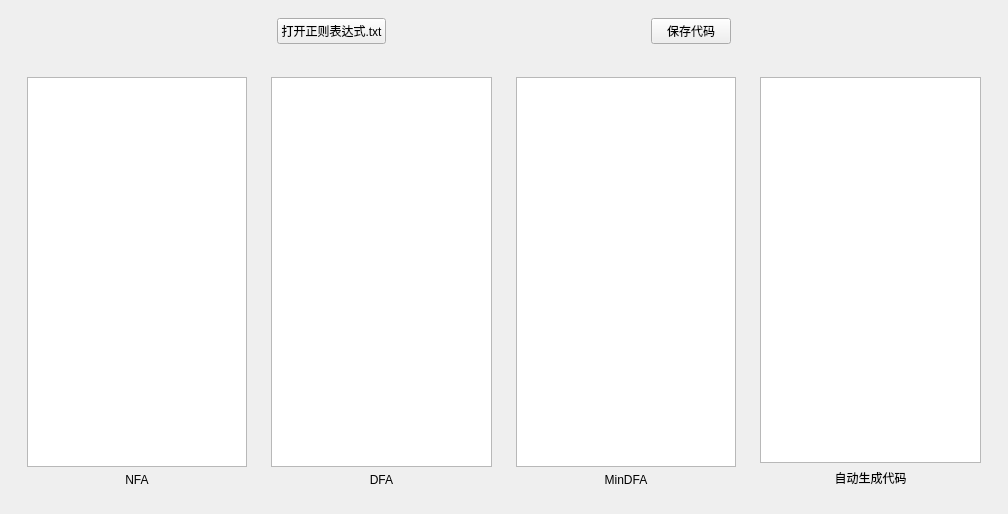
<?xml version="1.0" encoding="UTF-8"?>
<ui version="4.0">
 <class>MainWindow</class>
 <widget class="QMainWindow" name="MainWindow">
  <property name="geometry">
   <rect>
    <x>0</x>
    <y>0</y>
    <width>1008</width>
    <height>514</height>
   </rect>
  </property>
  <property name="windowTitle">
   <string>MainWindow</string>
  </property>
  <widget class="QWidget" name="centralwidget">
   <layout class="QVBoxLayout" name="verticalLayout">
    <item>
     <widget class="QWidget" name="widget" native="true">
      <layout class="QHBoxLayout" name="horizontalLayout">
       <item>
        <spacer name="horizontalSpacer_2">
         <property name="orientation">
          <enum>Qt::Horizontal</enum>
         </property>
         <property name="sizeHint" stdset="0">
          <size>
           <width>40</width>
           <height>20</height>
          </size>
         </property>
        </spacer>
       </item>
       <item>
        <widget class="QPushButton" name="Btn_OpenText">
         <property name="text">
          <string>打开正则表达式.txt</string>
         </property>
        </widget>
       </item>
       <item>
        <spacer name="horizontalSpacer">
         <property name="orientation">
          <enum>Qt::Horizontal</enum>
         </property>
         <property name="sizeHint" stdset="0">
          <size>
           <width>40</width>
           <height>20</height>
          </size>
         </property>
        </spacer>
       </item>
       <item>
        <widget class="QPushButton" name="Btn_SaveCode">
         <property name="text">
          <string>保存代码</string>
         </property>
        </widget>
       </item>
       <item>
        <spacer name="horizontalSpacer_3">
         <property name="orientation">
          <enum>Qt::Horizontal</enum>
         </property>
         <property name="sizeHint" stdset="0">
          <size>
           <width>40</width>
           <height>20</height>
          </size>
         </property>
        </spacer>
       </item>
      </layout>
     </widget>
    </item>
    <item>
     <widget class="QWidget" name="widget_2" native="true">
      <layout class="QHBoxLayout" name="horizontalLayout_2">
       <item>
        <widget class="QWidget" name="widget_3" native="true">
         <layout class="QVBoxLayout" name="verticalLayout_2">
          <item>
           <widget class="QTableWidget" name="TW_NFA"/>
          </item>
          <item>
           <widget class="QLabel" name="label">
            <property name="frameShadow">
             <enum>QFrame::Plain</enum>
            </property>
            <property name="text">
             <string>NFA</string>
            </property>
            <property name="alignment">
             <set>Qt::AlignCenter</set>
            </property>
           </widget>
          </item>
         </layout>
        </widget>
       </item>
       <item>
        <widget class="QWidget" name="widget_4" native="true">
         <layout class="QVBoxLayout" name="verticalLayout_3">
          <item>
           <widget class="QTableWidget" name="TW_DFA"/>
          </item>
          <item>
           <widget class="QLabel" name="label_2">
            <property name="text">
             <string>DFA</string>
            </property>
            <property name="alignment">
             <set>Qt::AlignCenter</set>
            </property>
           </widget>
          </item>
         </layout>
        </widget>
       </item>
       <item>
        <widget class="QWidget" name="widget_5" native="true">
         <layout class="QVBoxLayout" name="verticalLayout_4">
          <item>
           <widget class="QTableWidget" name="TW_MinDFA"/>
          </item>
          <item>
           <widget class="QLabel" name="label_3">
            <property name="text">
             <string>MinDFA</string>
            </property>
            <property name="alignment">
             <set>Qt::AlignCenter</set>
            </property>
           </widget>
          </item>
         </layout>
        </widget>
       </item>
       <item>
        <widget class="QWidget" name="widget_6" native="true">
         <layout class="QVBoxLayout" name="verticalLayout_5">
          <item>
           <widget class="QTextBrowser" name="TB_Code"/>
          </item>
          <item>
           <widget class="QLabel" name="label_4">
            <property name="text">
             <string>自动生成代码</string>
            </property>
            <property name="alignment">
             <set>Qt::AlignCenter</set>
            </property>
           </widget>
          </item>
         </layout>
        </widget>
       </item>
      </layout>
     </widget>
    </item>
   </layout>
  </widget>
 </widget>
 <resources/>
 <connections/>
</ui>
